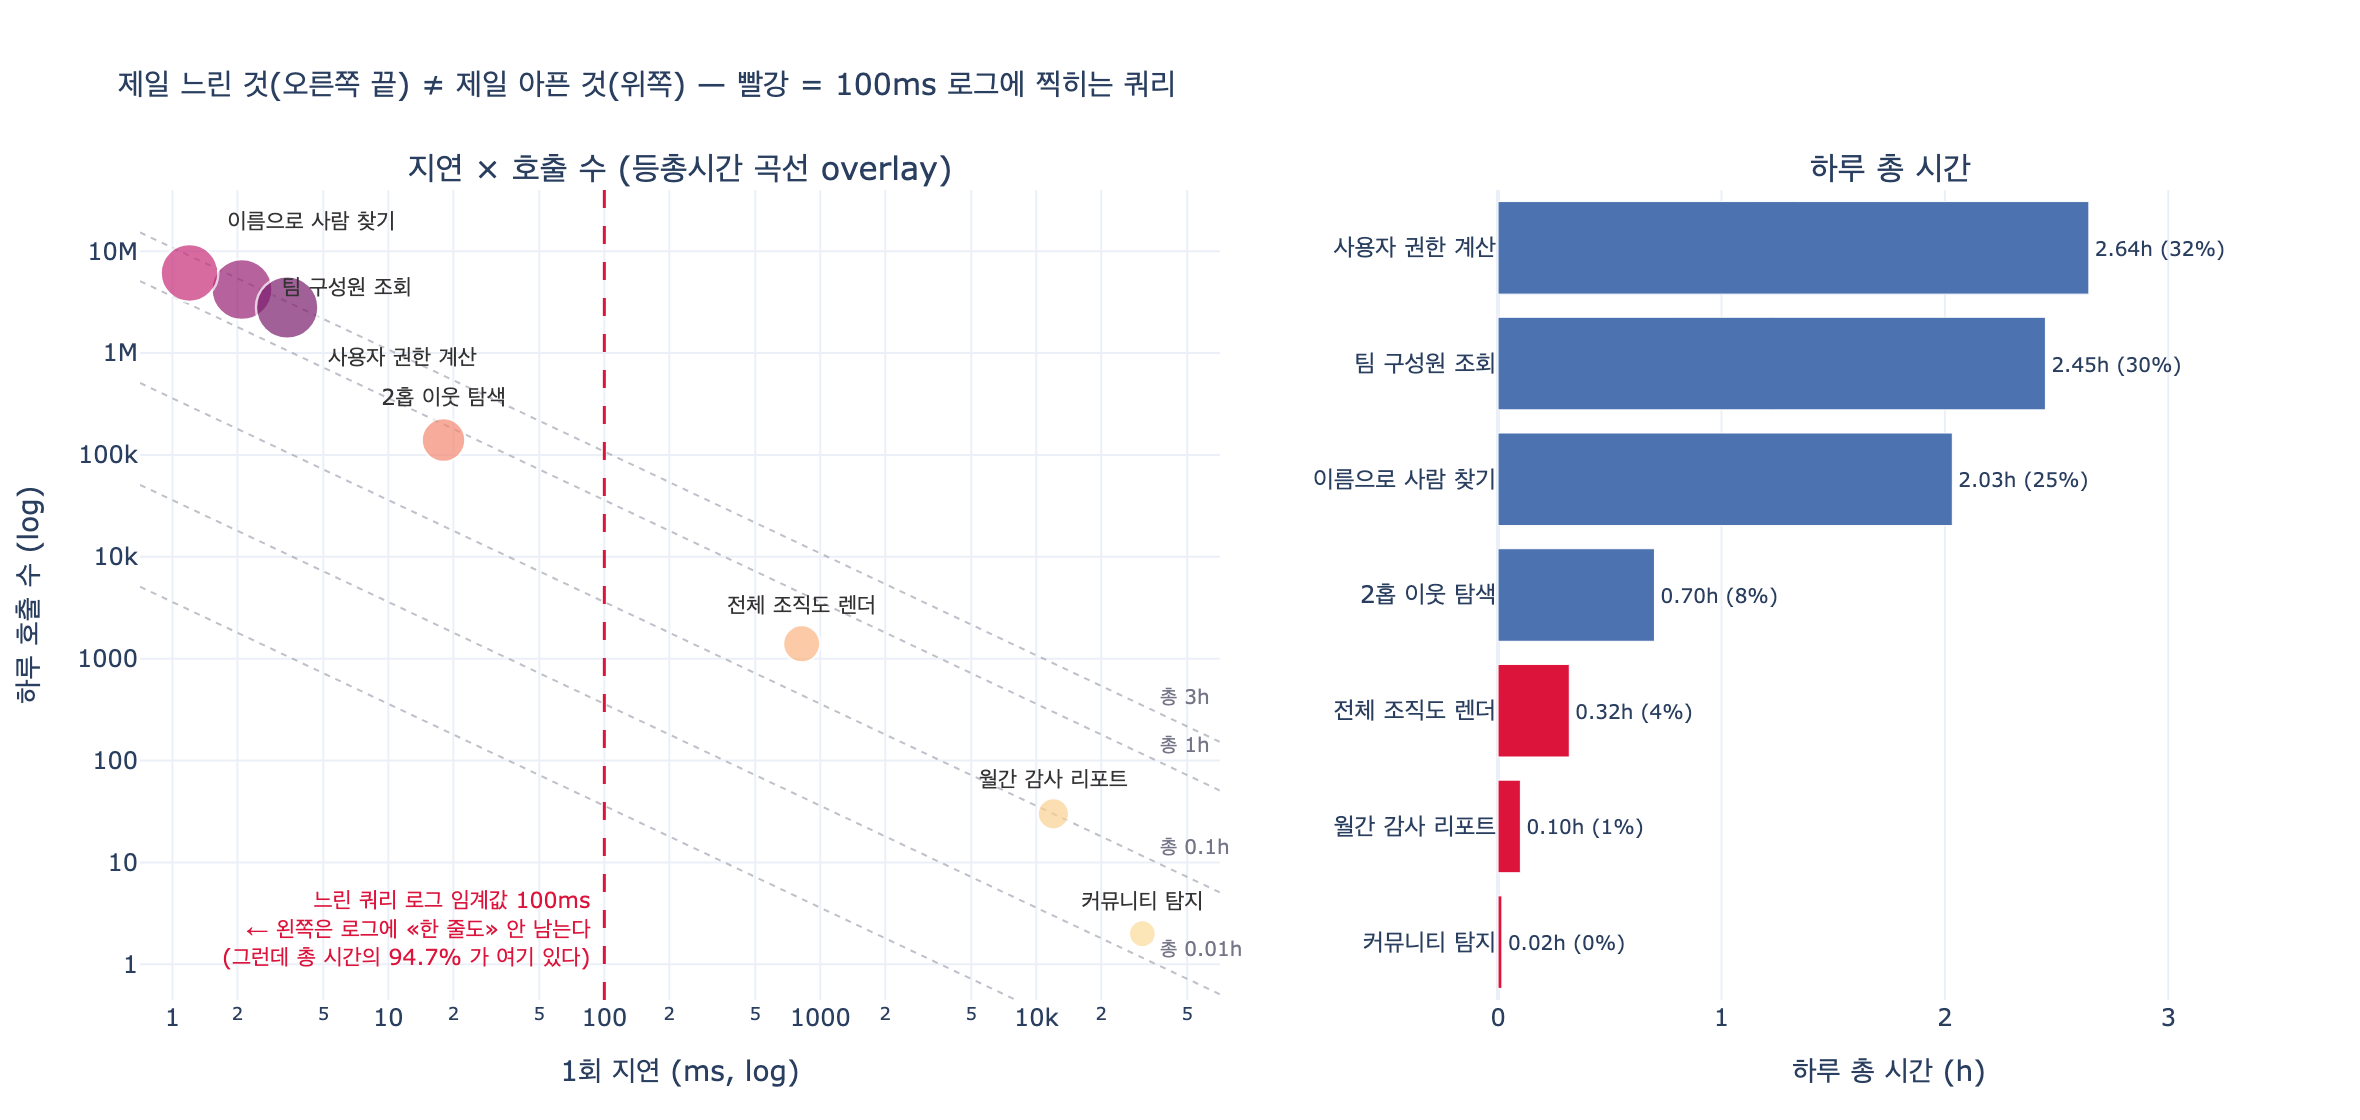

Here is the Python script that generated this plot:
# %% [markdown]
# # 제일 느린 것과 제일 아픈 것은 다르다
#
# `ex4_hot_query.py` 의 워크로드를 그대로 옮겨서
# **1회 지연 순위**와 **총 시간 순위**를 나란히 계산한다.
#
# 핵심 지표는 하나뿐이다.
#
# $$ T_{\text{total}} = L \times N $$
#
# - $L$ : 1회 지연(latency, ms)
# - $N$ : 하루 호출 수(calls/day)
# - $T_{\text{total}}$ : 하루 총 점유 시간
#
# 시간으로 환산하면
#
# $$ T_{\text{hours}} = \frac{L_{\text{ms}} \times N}{1000 \times 3600} $$
#
# $L$ 만 보면 «제일 느린 것»이 1등이고, $L \times N$ 을 보면 «제일 아픈 것»이 1등이다.
# 이 둘이 뒤집히는 것이 이 절의 전부다.

# %%
import plotly.graph_objects as go


def _show(fig):
    try:
        from IPython import get_ipython
        if get_ipython() is not None:
            fig.show()
    except ImportError:
        pass


# ex4_hot_query.py 의 QUERIES 를 그대로 옮긴 것
QUERIES = [
    # 이름                    1회 ms   하루 호출 수
    ("팀 구성원 조회",            2.1,   4_200_000),
    ("2홉 이웃 탐색",           18.0,     140_000),
    ("전체 조직도 렌더",        820.0,       1_400),
    ("사용자 권한 계산",          3.4,   2_800_000),
    ("월간 감사 리포트",      12_000.0,          30),
    ("이름으로 사람 찾기",        1.2,   6_100_000),
    ("커뮤니티 탐지",         31_000.0,           2),
]

rows = [(name, ms, n, ms * n / 1000 / 3600) for name, ms, n in QUERIES]
TOTAL = sum(r[3] for r in rows)
print(f"쿼리 {len(rows)}개, 하루 총 시간 {TOTAL:,.2f}h")
# 출력: 쿼리 7개, 하루 총 시간 8.26h

# %% [markdown]
# ## 1. 두 순위를 나란히 놓는다
#
# 왼쪽은 «1회 지연»으로 줄 세운 것 — 느린 쿼리 로그가 보여 주는 세계.
# 오른쪽은 «총 시간»으로 줄 세운 것 — 인프라 청구서가 보는 세계.

# %%
by_lat = sorted(rows, key=lambda r: -r[1])
by_tot = sorted(rows, key=lambda r: -r[3])

rank_lat = {r[0]: i + 1 for i, r in enumerate(by_lat)}
rank_tot = {r[0]: i + 1 for i, r in enumerate(by_tot)}

print(f"{'#':>2}  {'[1회 지연 순]':<22}{'ms':>10}   |   {'[총 시간 순]':<22}{'h':>7}{'비중':>7}")
print("-" * 88)
for i in range(len(rows)):
    a = by_lat[i]
    b = by_tot[i]
    print(f"{i + 1:>2}  {a[0]:<20}{a[1]:>12,.1f}   |   {b[0]:<20}"
          f"{b[3]:>9,.2f}{b[3] / TOTAL:>7.0%}")
# 출력:
#  #  [1회 지연 순]                   ms   |   [총 시간 순]                 h   비중
# ----------------------------------------------------------------------------------------
#  1  커뮤니티 탐지               31,000.0   |   사용자 권한 계산            2.64    32%
#  2  월간 감사 리포트            12,000.0   |   팀 구성원 조회              2.45    30%
#  3  전체 조직도 렌더               820.0   |   이름으로 사람 찾기          2.03    25%
#  4  2홉 이웃 탐색                   18.0   |   2홉 이웃 탐색               0.70     8%
#  5  사용자 권한 계산                 3.4   |   전체 조직도 렌더            0.32     4%
#  6  팀 구성원 조회                   2.1   |   월간 감사 리포트            0.10     1%
#  7  이름으로 사람 찾기               1.2   |   커뮤니티 탐지               0.02     0%

# %% [markdown]
# ## 2. 순위가 얼마나 뒤집혔나
#
# 지연 순위 $r_L$ 과 총 시간 순위 $r_T$ 의 차이를 본다.
# 완전히 뒤집혔다면 $r_T = n + 1 - r_L$ 이 된다.

# %%
print(f"{'쿼리':<20}{'지연순위':>9}{'총시간순위':>11}{'이동':>8}")
print("-" * 50)
flips = 0
for name, ms, n, h in rows:
    d = rank_lat[name] - rank_tot[name]
    if abs(d) >= 3:
        flips += 1
    arrow = "↑" if d > 0 else ("↓" if d < 0 else "=")
    print(f"{name:<20}{rank_lat[name]:>9}{rank_tot[name]:>11}{arrow + str(abs(d)):>8}")

best_lat, worst_pain = by_lat[0], by_tot[0]
print(f"\n제일 «느린» 것 : {best_lat[0]} — {best_lat[1]:,.0f}ms × 하루 {best_lat[2]:,}회 "
      f"= {best_lat[3]:.5f}h ({best_lat[3] / TOTAL:.2%})")
print(f"제일 «아픈» 것 : {worst_pain[0]} — {worst_pain[1]:,.1f}ms × 하루 {worst_pain[2]:,}회 "
      f"= {worst_pain[3]:.2f}h ({worst_pain[3] / TOTAL:.1%})")
print(f"순위가 3계단 이상 움직인 쿼리: {flips}개 / {len(rows)}개")
# 출력:
# 쿼리                     지연순위     총시간순위      이동
# --------------------------------------------------
# 팀 구성원 조회                  6          2      ↑4
# 2홉 이웃 탐색                   4          4      =0
# 전체 조직도 렌더                3          5      ↓2
# 사용자 권한 계산                5          1      ↑4
# 월간 감사 리포트                2          6      ↓4
# 이름으로 사람 찾기               7          3      ↑4
# 커뮤니티 탐지                   1          7      ↓6
#
# 제일 «느린» 것 : 커뮤니티 탐지 — 31,000ms × 하루 2회 = 0.01722h (0.21%)
# 제일 «아픈» 것 : 사용자 권한 계산 — 3.4ms × 하루 2,800,000회 = 2.64h (32.0%)
# 순위가 3계단 이상 움직인 쿼리: 5개 / 7개

# %% [markdown]
# ## 3. 느린 쿼리 로그는 총 시간의 몇 %를 커버하나
#
# 임계값 $\theta$ 인 느린 쿼리 로그는 $L \ge \theta$ 인 쿼리만 찍는다.
# 그 로그가 커버하는 총 시간 비율은
#
# $$ C(\theta) = \frac{\sum_{i:\,L_i \ge \theta} L_i N_i}{\sum_i L_i N_i} $$
#
# 임계값을 낮출수록 커버리지는 오르지만, 100ms 근처에서는 거의 아무것도 못 잡는다.

# %%
def coverage(theta):
    hit = sum(h for _n, ms, _c, h in rows if ms >= theta)
    names = [n for n, ms, _c, _h in rows if ms >= theta]
    return hit, hit / TOTAL, names


print(f"{'임계값':>10}{'잡히는 쿼리':>8}{'커버 시간':>12}{'커버 비율':>10}   놓치는 1위")
print("-" * 74)
for theta in (10_000, 1_000, 100, 50, 10, 5, 3, 1):
    hit, ratio, names = coverage(theta)
    missed = [r for r in by_tot if r[1] < theta]
    top_missed = missed[0][0] if missed else "-"
    print(f"{theta:>10,}ms{len(names):>7}{hit:>11,.2f}h{ratio:>9.1%}   {top_missed}")

_, r100, n100 = coverage(100)
print(f"\n임계값 100ms → 찍히는 쿼리 {n100}")
print(f"  전체 총 시간의 {r100:.1%} 만 커버한다. 나머지 {1 - r100:.1%} 는 로그에 «한 줄도» 안 남는다.")
top3 = by_tot[:3]
print(f"  상위 셋({'·'.join(t[0] for t in top3)})은 {sum(t[3] for t in top3) / TOTAL:.0%} 를 먹지만")
print(f"  전부 {max(t[1] for t in top3):.1f}ms 이하라 100ms 로그에는 영원히 안 나온다.")
# 출력:
#        임계값 잡히는 쿼리       커버 시간     커버 비율   놓치는 1위
# --------------------------------------------------------------------------
#    10,000ms      2       0.12h     1.4%   사용자 권한 계산
#     1,000ms      2       0.12h     1.4%   사용자 권한 계산
#       100ms      3       0.44h     5.3%   사용자 권한 계산
#        50ms      3       0.44h     5.3%   사용자 권한 계산
#        10ms      4       1.14h    13.7%   사용자 권한 계산
#         5ms      4       1.14h    13.7%   사용자 권한 계산
#         3ms      5       3.78h    45.7%   팀 구성원 조회
#         1ms      7       8.26h   100.0%   -
#
# 임계값 100ms → 찍히는 쿼리 ['전체 조직도 렌더', '월간 감사 리포트', '커뮤니티 탐지']
#   전체 총 시간의 5.3% 만 커버한다. 나머지 94.7% 는 로그에 «한 줄도» 안 남는다.
#   상위 셋(사용자 권한 계산·팀 구성원 조회·이름으로 사람 찾기)은 86% 를 먹지만
#   전부 3.4ms 이하라 100ms 로그에는 영원히 안 나온다.

# %% [markdown]
# ## 4. 반쪽으로 줄이면 얼마가 절약되나
#
# 지연을 절반으로 줄였을 때의 절감량은 총 시간에 비례한다.
#
# $$ \Delta T = \frac{L}{2} \times N = \frac{T_{\text{total}}}{2} $$
#
# 그래서 «31초를 15초로»는 무의미하고, «3.4ms 를 1.7ms 로»가 1.3시간을 돌려준다.

# %%
print(f"{'쿼리':<20}{'현재 h':>10}{'절반으로 줄이면':>16}{'전체 대비':>10}")
print("-" * 58)
for name, ms, n, h in by_tot:
    print(f"{name:<20}{h:>10,.3f}{h / 2:>14,.5f}h{h / 2 / TOTAL:>10.2%}")
# 출력:
# 쿼리                      현재 h  절반으로 줄이면    전체 대비
# ----------------------------------------------------------
# 사용자 권한 계산              2.644       1.32222h    16.00%
# 팀 구성원 조회                2.450       1.22500h    14.82%
# 이름으로 사람 찾기             2.033       1.01667h    12.30%
# 2홉 이웃 탐색                 0.700       0.35000h     4.24%
# 전체 조직도 렌더               0.319       0.15944h     1.93%
# 월간 감사 리포트               0.100       0.05000h     0.61%
# 커뮤니티 탐지                 0.017       0.00861h     0.10%

# %% [markdown]
# ## 5. 그림 — 지연 × 호출 수 평면과 등총시간 곡선
#
# 로그-로그 평면에서 «총 시간이 같은 점들»은 직선이 된다.
#
# $$ L \cdot N = C \;\Longrightarrow\; \log N = \log C - \log L $$
#
# 기울기 $-1$ 인 대각선들이 등총시간(iso-cost) 곡선이다.
# 오른쪽 위로 갈수록 아프고, 어느 대각선 위에 있느냐가 순위를 정한다.
# 세로 점선은 느린 쿼리 로그 임계값 100ms — 그 오른쪽만 로그에 찍힌다.

# %%
import math

from plotly.subplots import make_subplots

fig = make_subplots(
    rows=1, cols=2,
    column_widths=[0.58, 0.42],
    subplot_titles=("지연 × 호출 수 (등총시간 곡선 overlay)", "하루 총 시간"),
    horizontal_spacing=0.13,
)

# --- 왼쪽: 산점도 + 등총시간 대각선 (L*N = C, 로그-로그에서 기울기 -1 직선)
X_LO, X_HI = 10 ** -0.15, 10 ** 4.85       # x축 범위
for c_hours in (0.001, 0.01, 0.1, 1.0, 3.0):
    c_ms = c_hours * 3600 * 1000           # L * N = c_ms
    fig.add_trace(go.Scatter(
        x=[X_LO, X_HI], y=[c_ms / X_LO, c_ms / X_HI], mode="lines",
        line=dict(color="rgba(130,130,150,0.5)", width=1, dash="dot"),
        hoverinfo="skip", showlegend=False), row=1, col=1)
    # 라벨은 각 선의 «오른쪽 끝» 근처에. 로그 축 annotation 은 log10 좌표를 쓴다.
    lx = 4.55                              # log10(x) = 4.55
    fig.add_annotation(x=lx, y=math.log10(c_ms) - lx, xref="x", yref="y",
                       text=f"총 {c_hours:g}h", showarrow=False,
                       xanchor="left", yanchor="bottom",
                       font=dict(size=10, color="rgba(110,110,130,0.95)"))

names = [r[0] for r in rows]
lat = [r[1] for r in rows]
cnt = [r[2] for r in rows]
hrs = [r[3] for r in rows]
# 라벨이 겹치지 않도록 점마다 위치를 흩는다
POS = {
    "팀 구성원 조회": "middle right",
    "2홉 이웃 탐색": "top center",
    "전체 조직도 렌더": "top center",
    "사용자 권한 계산": "bottom right",
    "월간 감사 리포트": "top center",
    "이름으로 사람 찾기": "top right",
    "커뮤니티 탐지": "top center",
}

fig.add_trace(go.Scatter(
    x=lat, y=cnt, mode="markers+text", text=names,
    textposition=[POS[n] for n in names],
    textfont=dict(size=11, color="#333"),
    marker=dict(size=[12 + 34 * (h / TOTAL) ** 0.5 for h in hrs],
                color=hrs, colorscale="Sunsetdark", cmin=0, cmax=max(hrs),
                line=dict(color="white", width=1.2)),
    customdata=[[h, h / TOTAL] for h in hrs],
    hovertemplate="<b>%{text}</b><br>1회 %{x:,.1f}ms<br>하루 %{y:,}회"
                  "<br>총 %{customdata[0]:.3f}h (%{customdata[1]:.1%})<extra></extra>",
    showlegend=False), row=1, col=1)

fig.add_vline(x=100, line=dict(color="crimson", width=1.5, dash="dash"),
              row=1, col=1)
# 로그 축이므로 log10 좌표: x=10^1.95≈89ms, y=10^0.35≈2.2회
fig.add_annotation(x=1.95, y=0.35, xref="x", yref="y",
                   text="느린 쿼리 로그 임계값 100ms<br>← 왼쪽은 로그에 «한 줄도» 안 남는다"
                        "<br>(그런데 총 시간의 94.7% 가 여기 있다)",
                   showarrow=False, xanchor="right", align="right",
                   font=dict(size=11, color="crimson"))

# --- 오른쪽: 총 시간 막대
bar_names = [r[0] for r in by_tot][::-1]
bar_h = [r[3] for r in by_tot][::-1]
bar_ms = [r[1] for r in by_tot][::-1]
fig.add_trace(go.Bar(
    x=bar_h, y=bar_names, orientation="h",
    marker=dict(color=["crimson" if m >= 100 else "#4C72B0" for m in bar_ms]),
    text=[f"{h:.2f}h ({h / TOTAL:.0%})" for h in bar_h],
    textposition="outside", textfont=dict(size=10),
    hovertemplate="<b>%{y}</b><br>총 %{x:.3f}h<extra></extra>",
    showlegend=False), row=1, col=2)

fig.update_xaxes(type="log", title_text="1회 지연 (ms, log)", row=1, col=1,
                 range=[-0.15, 4.85])
fig.update_yaxes(type="log", title_text="하루 호출 수 (log)", row=1, col=1,
                 range=[-0.35, 7.6])
fig.update_xaxes(title_text="하루 총 시간 (h)", row=1, col=2, range=[0, 3.5])
fig.update_layout(
    title=dict(text="제일 느린 것(오른쪽 끝) ≠ 제일 아픈 것(위쪽) — "
                    "빨강 = 100ms 로그에 찍히는 쿼리",
               font=dict(size=15)),
    template="plotly_white", width=1180, height=560,
    margin=dict(l=70, r=40, t=95, b=60),
)

fig.write_image("expy.png", scale=2)
_show(fig)
print("expy.png 저장 완료")
# 출력: expy.png 저장 완료

# %% [markdown]
# ## 정리
#
# | 관점 | 1등 | 무엇을 찾나 | 놓치는 것 |
# |---|---|---|---|
# | p99 / 느린 쿼리 로그 | 커뮤니티 탐지 (31초) | 사용자가 «기다린다»고 느끼는 것 | 총 시간의 94.7% |
# | 총 시간 $L \times N$ | 사용자 권한 계산 (2.64h, 32%) | 인프라를 «먹는» 것 | 드물지만 치명적인 지연 |
#
# - 임계값 100ms 로그는 세 쿼리만 찍고, 전체 총 시간의 **5.3%** 만 커버한다.
# - 상위 셋(권한 계산·팀 구성원·이름 찾기)이 전체의 **86%**(개별 반올림 합으로는 87%)를 먹는데
#   전부 1~3.4ms 짜리라 로그에 한 줄도 안 남는다.
# - 둘 다 봐야 하지만, **고치는 순서는 대개 총 시간이 먼저**다.
